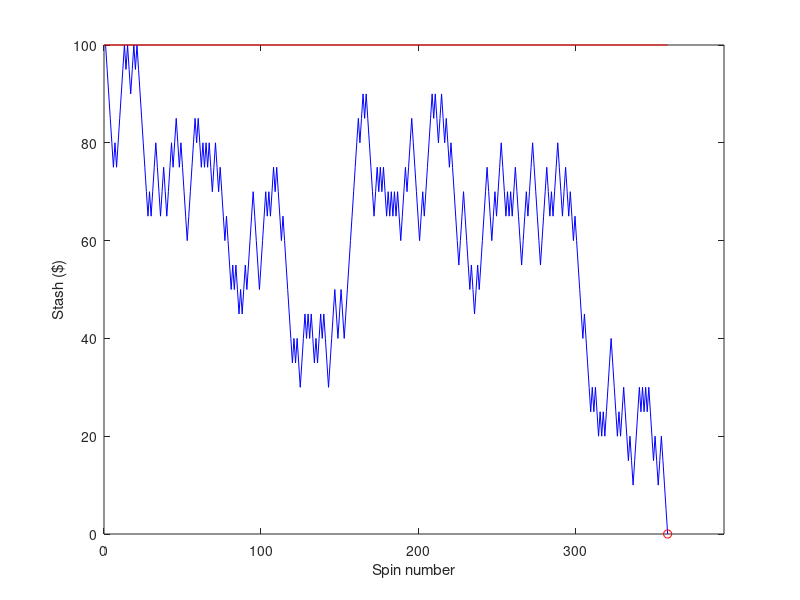

Here is the MATLAB script that generated this plot:
% roulette.m
%  simulate roulette game, betting always on red/black

% stash 100  90  80  90  ...
% spin    1   2   3   4
%    stash(k) is the remaining $ before the kth spin

clear;clc;clf
rng('shuffle')

%% Set Parameters

stash(1) = 100;
spin(1) = 1;

bet = 5;

Pwin = 18/38

ispin = 1;

%% Roll the dice
while stash(ispin) >= bet
    ispin = ispin + 1;
    spin(ispin) = ispin;
    
    r = rand();
    if r < Pwin
        stash(ispin) = stash(ispin-1) + bet;
        %disp('won')
    else
        stash(ispin) = stash(ispin-1) - bet;
        %disp('lost')
    end
    
    
    
    plot(spin(1:ispin),stash(1:ispin),'b',...
        spin(ispin),stash(ispin),'ro');
    line([0 ispin], [stash(1) stash(1)],'Color','r');
    axis([0 1.1*ispin 0 inf]);
    xlabel('Spin number');
    ylabel('Stash ($)');
    drawnow
end



